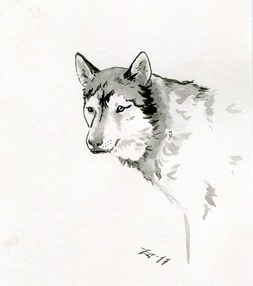
%> input picture segmentation/images/dog2.jpg, 253 x 286 px, shrunk from 650 x 733 before the run
$ octave contrast_test.m   (GNU Octave 9; MATLAB toolbox functions it lacks are replaced by stand-ins)
%> lines starting %> are read from the running program, lines starting %| are printed output that depends on the picture
### segmentation/constants.m
%% image processing constants

branch_threshold = 5;
area_threshold = 8;

SE_light = strel('disk',5);
SE_medium = strel('disk',2);

%% machine constants

global plotter_blue

if plotter_blue == true
    old_min_x = 0;
    old_max_x = 200;
    old_min_y = 0;
    old_max_y = 140;
else
    old_min_x = 30;
    old_max_x = 230;
    old_min_y = 0;
    old_max_y = 140;
end

global pen_up
global pen_touching;        % pen is just touching the page
global pen_down
if plotter_blue == true
    pen_up = 5;
    pen_touching = 20;
    pen_down = 30;
%     pen_down = 25;
else
    pen_up = 5;
    pen_touching = 15;
    pen_down = 35;
end

global max_pen_width
max_pen_width = 8;          % in mm

rapid_feed_rate = 500;
paint_feed_rate = 500;

if plotter_blue == true
    n_ink_pots = 4;
    ink.x = 240;
    ink.y = 45;
    ink_y_offset = 25;
else
    n_ink_pots = 4;
    ink.x = 0;
    ink.y = 70;
    ink_y_offset = 0;
end

%% gcode strings

global decimal_places
decimal_places = '%.1f';

speed_multiplier = 6;      % only look at one in every 10 pixels so as to speed the gcode up

min_paint_refill = 30;

global pen_up_str;
pen_up_str = strcat('M3 S', num2str(pen_up), '\n');

global pen_down_str;
pen_down_str = strcat('M3 S', num2str(pen_down), '\n');

global pen_touching_str;
pen_touching_str = strcat('M3 S', num2str(pen_touching), '\n');

rapid_feed_rate_str = strcat('G0 F', num2str(rapid_feed_rate), '\n');
paint_feed_rate_str = strcat('G1 F', num2str(paint_feed_rate), '\n');

ink.gcode = get_ink_gcode(ink);
ink(1:n_ink_pots) = struct(ink);
for ii = 2:n_ink_pots
    ink(ii).x = ink(1).x;
    ink(ii).y = ink(ii-1).y + ink_y_offset;
    ink(ii).gcode = get_ink_gcode(ink(ii));
end

%% original input image

% [9 lines of commented-out code are left out]
file_in = 'dog2.jpg';
file_out = 'result9.png';

original_img = imread(file_in);
%> original_img is the input picture: size 286x253x3 uint8; mean R, G, B 238.2, 236.9, 233.2
if plotter_blue == true
    original_img = flip(original_img,1);
else
    original_img = flip(original_img,2);
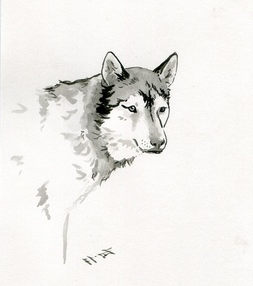
%> original_img: size 286x253x3 uint8; mean R, G, B 238.2, 236.9, 233.2; mean of the top-left, top-right, bottom-left and bottom-right quarters 224.1, 233.3, 241.7, 245.2
end
global n_rows
global n_cols
n_rows = size(original_img, 1);      % y-values
%> n_rows = 286
n_cols = size(original_img, 2);      % x-values
%> n_cols = 253
if n_rows > n_cols
    original_img = imrotate(original_img, 90);
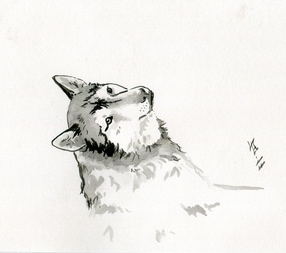
%> original_img: size 253x286x3 uint8; mean R, G, B 238.2, 236.9, 233.2; mean of the top-left, top-right, bottom-left and bottom-right quarters 233.5, 245.3, 224, 241.7
    n_rows = size(original_img, 1);      % y-values
%> n_rows = 253
    n_cols = size(original_img, 2);      % x-values
%> n_cols = 286
end

### segmentation/helper_functions/get_ink_gcode.m
function ink_str = get_ink_gcode(ink)

    global pen_up_str;
    global pen_down_str;

    ink_str = strcat(pen_up_str, 'G0 X', num2str(ink.x), ' Y', num2str(ink.y), '   (dip ink)\n', pen_down_str, pen_up_str);

end

### segmentation/contrast_test.m
clearvars;
close all;

addpath('./images/', './helper_functions/');
constants;

plotting = true;
saving = true;

%% original image

% file_in = 'flower.jpg';
% file_in = 'fire.jpg';
% file_in = 'bird.png';
file_in = 'koi.jpg';
% file_in = 'sumi-e-bonsai-one-lori-grimmett.jpg';
file_out = 'result7.png';
img = imread(file_in);
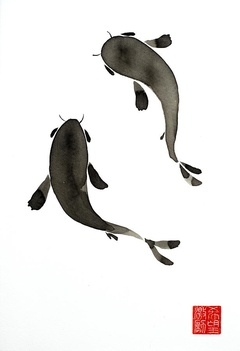
%> input picture segmentation/koi.jpg, 240 x 351 px, shrunk from 615 x 900 before the run
%> img is the input picture: size 351x240x3 uint8; mean R, G, B 232.8, 231.3, 230
% n_rows = size(img, 1);
% n_cols = size(img, 2);
% blank_image = false(n_rows, n_cols);

img = rgb2gray(img);            % convert to grayscale
%> img: size 351x240 uint8
histogram = imhist(img);
%> histogram = 256 values, max 55487 at index 256, min 4 at index 197, mean 329.1

%% get grayscale histogram of image


%% adjust contrast into 4 images

% [8 lines of commented-out code are left out]
